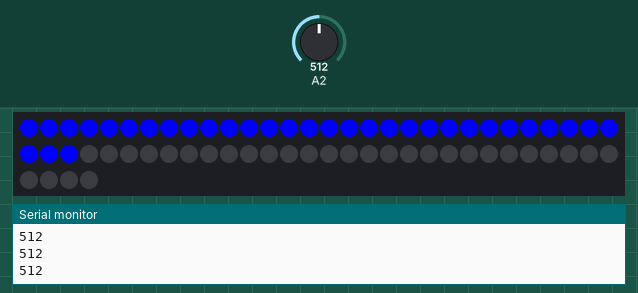
A program run on a simulated Arduino Uno, built with avr-gcc and run on an emulated ATmega328P. On the bench: 64 RGB LEDs in strip order, left to right, continuing on the next row, the last lines printed to the serial monitor. Inputs (shaded band) come from the test bench; at power-on: A2 = 512. Colours are those a GRB WS2812 strip shows for the declared byte order.

Above: at 1.2 s.
1.3 s: A2 set to 0
At 1.7 s:
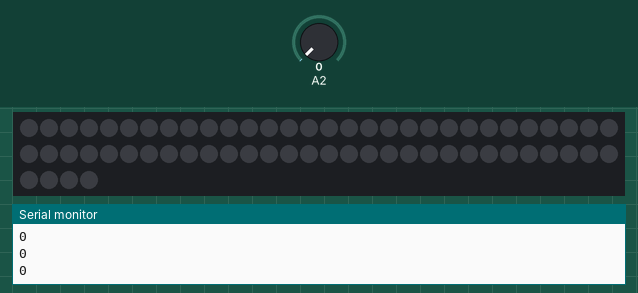
2.8 s: A2 set to 122
4.3 s: A2 set to 306
At 5.2 s:
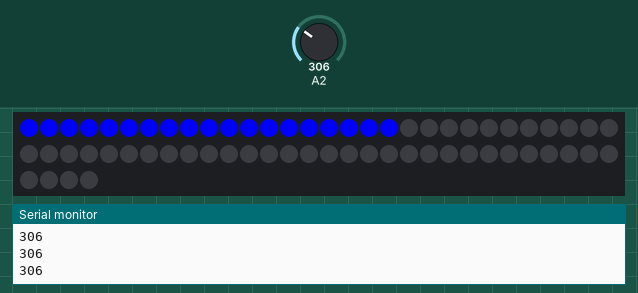
Timing chart, 0 to 7.3 s (numbered marks = the images above; inputs shaded):
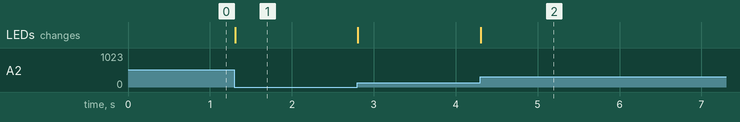

The program:

main.cpp
```cpp
#include <Arduino.h>
#include <FastLED.h>
#define NUM_LEDS	64
#define DATA_PIN	5

// We need to set up a block of memory that will be used for storing & manipulating
// the led data.
CRGB leds[NUM_LEDS];

void setup() {
	Serial.begin(9600);
	FastLED.addLeds<WS2812, DATA_PIN>(leds, NUM_LEDS);
}

void loop() {
	/* leds[0] = CRGB::Red;
	FastLED.show();
	delay(30); */

	int val = analogRead(2);

	Serial.println(val);

	int numLedsToLight = map(val, 0, 990, 0, NUM_LEDS);

	// First, clear the existing led values
	FastLED.clear();

	for (int led = 0; led < numLedsToLight; led++) {
		leds[led] = CRGB::Blue;
	}

	FastLED.show();
}
```

Measured:
- after the input at 1.3 s, the LEDs: change at once (image 1)
- after the input at 4.3 s, the LEDs: change at once (image 2)
